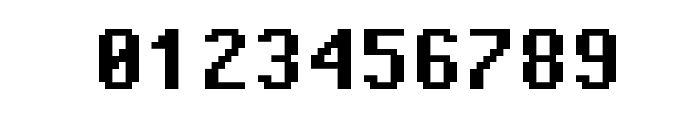
#> input picture ejemplo002/diccionario/test2.png, 700 x 120 px, found by its file name
$ python OCRtut2.py   (Python 2 division)   (older library calls are emulated)
#> lines starting #> are read from the running program, lines starting #| are printed output that depends on the picture; after the words box and inside, x2 and y2 are one past the last pixel; in counts of white or black regions, pixels touching at a corner belong together
import cv2
list1=[]
img=cv2.imread('test2.png')
#> img is the input picture: shape (120, 700, 3); min 0, max 255, mean 214.9
C,H,W=img.shape[::-1]
#> C = 3; H = 700; W = 120
gray=cv2.cvtColor(img,cv2.COLOR_BGR2GRAY)
ret,thresh=cv2.threshold(gray,47,255,cv2.THRESH_BINARY)
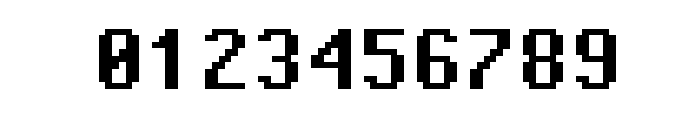
#> thresh: shape (120, 700); 85% white; 10 black regions
_,contours,_=cv2.findContours(thresh[:,0:H/2,],cv2.RETR_TREE,cv2.CHAIN_APPROX_SIMPLE)
#> contours = 8 contours; box (x1, y1, x2, y2) and area: (0, 0, 350, 120) 40158, (98, 28, 140, 90) 2328, (257, 28, 299, 90) 1286, (204, 28, 246, 90) 1238, (151, 28, 179, 90) 978, (112, 62, 126, 83) 212, (112, 35, 126, 56) 212, (324, 48, 338, 62) 120
for i in range(len(contours)):
    perimeter=cv2.arcLength(contours[i],True)
    if perimeter > 250 and perimeter < 350:
        cv2.drawContours(img,contours,i,(0,255,0),2)
        list1.append(i)
#> this loop made 8 passes
#> perimeter on passes 1 to 8: 51.41, 1009.9, 314.6, 314, 171.9, 199.3, 65.41, 65.41
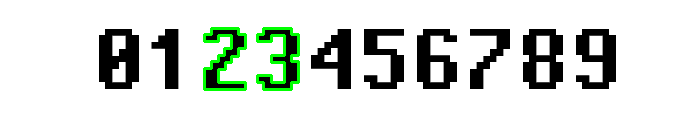
#> img: shape (120, 700, 3); 2.25% of pixels changed, all inside (x1, y1, x2, y2) = (203, 27, 300, 91)
#> after the loop, list1 = [2, 3]
cv2.imshow("original",img)
cv2.waitKey(0)
cv2.destroyAllWindows()

$ run again, with ejemplo002/diccionario/no0.png copied over ejemplo002/diccionario/test2.png
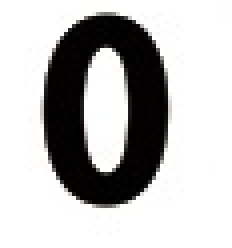
#> input picture ejemplo002/diccionario/no0.png, 58 x 62 px, found by its file name (shown 4 times larger)
#> img is the input picture: shape (62, 58, 3); mean B, G, R 187.5, 187.9, 188.7
#> `ret,thresh=cv2.threshold(gray,47,255,cv2.THRESH_BINARY)`:
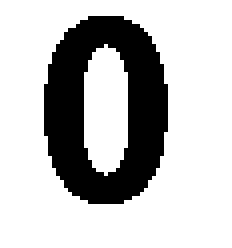
#> thresh: shape (62, 58) (shown 4 times larger); 75.1% white; 1 black region
#> contours = 2 contours; box (x1, y1, x2, y2) and area: (0, 0, 29, 62) 983, (21, 11, 29, 44) 195
#> the loop `for i in range(len(contours)):` made 2 passes
#> perimeter on passes 1 to 2: 72.14, 202.3
#> after the loop `for i in range(len(contours)):`: list1 = []

$ run again, with ejemplo002/diccionario/no12.png copied over ejemplo002/diccionario/test2.png
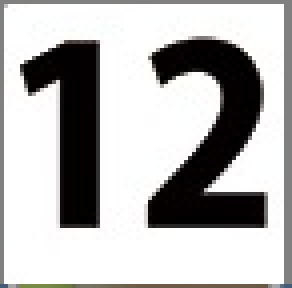
#> input picture ejemplo002/diccionario/no12.png, 73 x 72 px, found by its file name (shown 4 times larger)
#> img is the input picture: shape (72, 73, 3); mean B, G, R 181.4, 181.7, 182.7
#> `ret,thresh=cv2.threshold(gray,47,255,cv2.THRESH_BINARY)`:
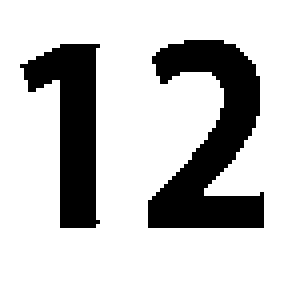
#> thresh: shape (72, 73) (shown 4 times larger); 76.8% white; 2 black regions
#> contours = 2 contours; box (x1, y1, x2, y2) and area: (0, 0, 36, 72) 2485, (4, 10, 26, 58) 547
#> the loop `for i in range(len(contours)):` made 2 passes
#> perimeter on passes 1 to 2: 212, 133.5
#> after the loop `for i in range(len(contours)):`: list1 = []
